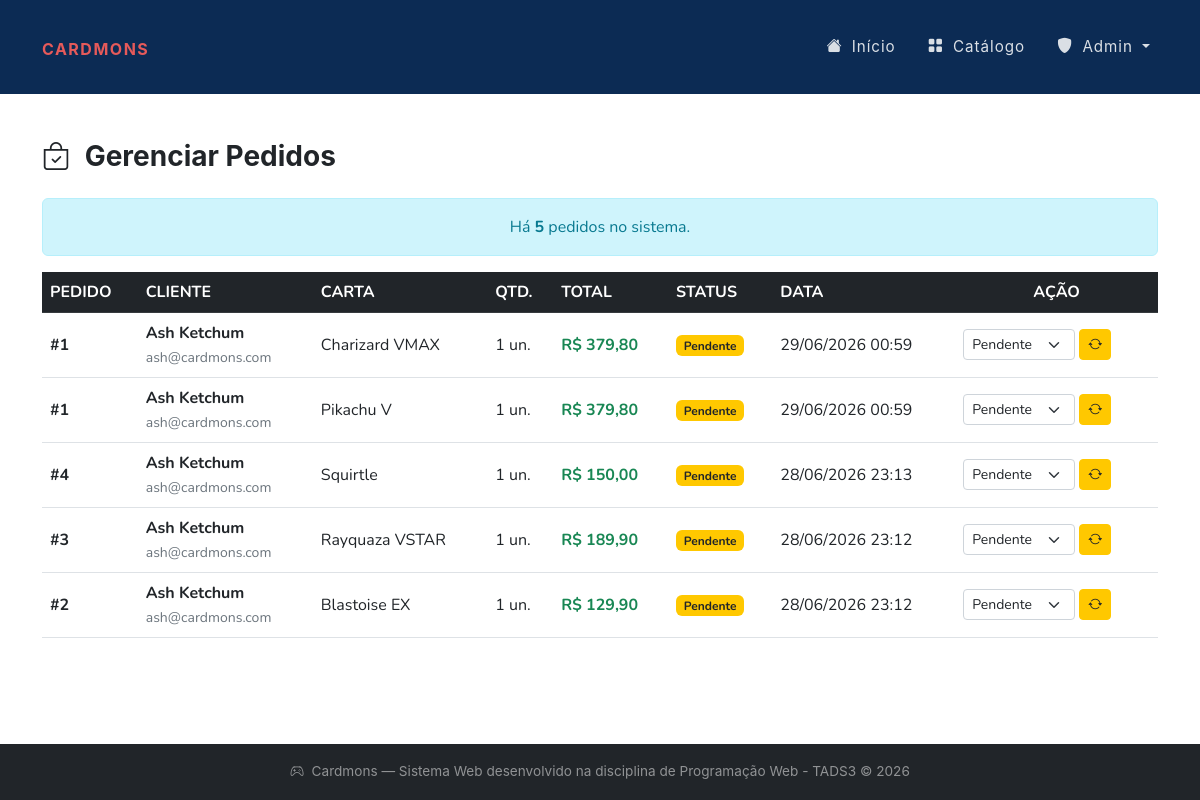
The page /gerenciarPedidos.php (signed in) on the database its author committed.
### tables this page shows
CREATE TABLE `pedido` (
  `id_pedido` int NOT NULL,
  `data_pedido` datetime NOT NULL,
  `status` varchar(20) NOT NULL DEFAULT 'pendente',
  `valor_total` decimal(10,2) NOT NULL,
  `id_usuario` int NOT NULL
);

CREATE TABLE `usuario` (
  `id_usuario` int NOT NULL,
  `nome` varchar(100) NOT NULL,
  `email` varchar(100) NOT NULL,
  `senha` varchar(100) NOT NULL,
  `tipo` varchar(20) NOT NULL DEFAULT 'cliente',
  `data_cadastro` datetime NOT NULL
);

CREATE TABLE `carta_pokemon` (
  `id_carta` int NOT NULL,
  `nome` varchar(100) NOT NULL,
  `tipo` varchar(100) NOT NULL,
  `raridade` varchar(50) NOT NULL,
  `edicao` varchar(50) NOT NULL,
  `preco` decimal(10,2) NOT NULL,
  `estoque` int NOT NULL DEFAULT '0',
  `imagem_url` varchar(255) NOT NULL
);

CREATE TABLE `item_pedido` (
  `id_item` int NOT NULL,
  `quantidade` int NOT NULL,
  `preco_unit` decimal(10,2) NOT NULL,
  `subtotal` decimal(10,2) NOT NULL,
  `id_pedido` int NOT NULL,
  `id_carta` int NOT NULL
);

### gerenciarPedidos.php (the view, shortened to what this page needs)
<?php include "header.php" ?>
<?php include "conexaoBD.php" ?>
<section class="py-5">
    <div class="container mt-3">
        <h3 class="fw-bolder mb-4">
            <i class="bi bi-bag-check me-2"></i> Gerenciar Pedidos
        </h3>
        <?php
            $listarPedidos = "
                SELECT
                    p.id_pedido,
                    p.data_pedido,
                    p.status,
                    p.valor_total,
                    u.nome       AS nome_usuario,
                    u.email      AS email_usuario,
                    i.quantidade,
                    c.nome       AS nome_carta
                FROM pedido p
                INNER JOIN usuario       u ON p.id_usuario  = u.id_usuario
                INNER JOIN item_pedido   i ON p.id_pedido   = i.id_pedido
                INNER JOIN carta_pokemon c ON i.id_carta    = c.id_carta
                ORDER BY p.data_pedido DESC
            ";
            $res          = mysqli_query($conn, $listarPedidos) or die("Erro ao listar pedidos!");
            $totalPedidos = mysqli_num_rows($res);
            $msg = ($totalPedidos == 1)
                ? "Há <strong>$totalPedidos</strong> pedido no sistema."
                : "Há <strong>$totalPedidos</strong> pedidos no sistema.";
            echo "<div class='alert alert-info text-center'>$msg</div>";
        ?>
        <div class="table-responsive">
            <table class="table table-hover align-middle">
                <thead class="table-dark">
                    <tr>
                        <th>PEDIDO</th>
                        <th>CLIENTE</th>
                        <th>CARTA</th>
                        <th>QTD.</th>
                        <th>TOTAL</th>
                        <th>STATUS</th>
                        <th>DATA</th>
                        <th class="text-center">AÇÃO</th>
                    </tr>
                </thead>
                <tbody>
                    <?php while ($pedido = mysqli_fetch_assoc($res)): ?>
                    <tr>
                        <td class="fw-bold">#<?php echo $pedido['id_pedido']; ?></td>
                        <td>
                            <strong><?php echo htmlspecialchars($pedido['nome_usuario']); ?></strong><br>
                            <small class="text-muted"><?php echo htmlspecialchars($pedido['email_usuario']); ?></small>
                        </td>
                        <td><?php echo htmlspecialchars($pedido['nome_carta']); ?></td>
                        <td><?php echo $pedido['quantidade']; ?> un.</td>
                        <td class="fw-bold text-success">
                            R$ <?php echo number_format($pedido['valor_total'], 2, ',', '.'); ?>
                        </td>
                        <td>
                            <?php
                                $status   = $pedido['status'];
                                $badgeMap = [
                                    'pendente'  => 'bg-warning text-dark',
                                    'aprovado'  => 'bg-success',
                                    'enviado'   => 'bg-info text-dark',
                                    'entregue'  => 'bg-primary',
                                    'cancelado' => 'bg-danger',
                                ];
                                $badgeClass = $badgeMap[$status] ?? 'bg-secondary';
                                echo "<span class='badge $badgeClass'>" . ucfirst($status) . "</span>";
                            ?>
                        </td>
                        <td><?php echo date('d/m/Y H:i', strtotime($pedido['data_pedido'])); ?></td>
                        <td class="text-center">
                            <form method="POST" action="gerenciarPedidos.php" class="d-flex gap-1">
                                <select name="novoStatus" class="form-select form-select-sm" style="width:auto;">
                                    <?php
                                        $statusOpcoes = ['pendente','aprovado','enviado','entregue','cancelado'];
                                        foreach ($statusOpcoes as $op) {
                                            $sel = ($pedido['status'] == $op) ? 'selected' : '';
                                            echo "<option value='$op' $sel>" . ucfirst($op) . "</option>";
                                        }
                                    ?>
                                </select>
                                <button type="submit" class="btn btn-sm btn-warning fw-bold text-dark"
                                        title="Atualizar Status">
                                    <i class="bi bi-arrow-repeat"></i>
                                </button>
                            </form>
                        </td>
                    </tr>
                    <?php endwhile; ?>
                </tbody>
            </table>
        </div>
    </div>
</section>
<?php include "footer.php" ?>

### header.php (style rules this page uses)
body { font-family: 'Nunito', sans-serif; }
body { padding-bottom: 60px; }

### rows shown on the page
pedido: id_pedido "1", id_usuario.nome "Ash Ketchum", id_usuario.email "ash@cardmons.com", carta_pokemon.nome "Charizard VMAX", item_pedido.quantidade "1", valor_total "379,80", status "Pendente", data_pedido "29/06/2026 00:59", carta_pokemon.nome "Pikachu V"
pedido: id_pedido "4", id_usuario.nome "Ash Ketchum", id_usuario.email "ash@cardmons.com", carta_pokemon.nome "Squirtle", item_pedido.quantidade "1", valor_total "150,00", status "Pendente", data_pedido "28/06/2026 23:13"
pedido: id_pedido "3", id_usuario.nome "Ash Ketchum", id_usuario.email "ash@cardmons.com", carta_pokemon.nome "Rayquaza VSTAR", item_pedido.quantidade "1", valor_total "189,90", status "Pendente", data_pedido "28/06/2026 23:12"
pedido: id_pedido "2", id_usuario.nome "Ash Ketchum", id_usuario.email "ash@cardmons.com", carta_pokemon.nome "Blastoise EX", item_pedido.quantidade "1", valor_total "129,90", status "Pendente", data_pedido "28/06/2026 23:12"

### other values the page prints
$totalPedidos "5"
form field novoStatus "Pendente"
